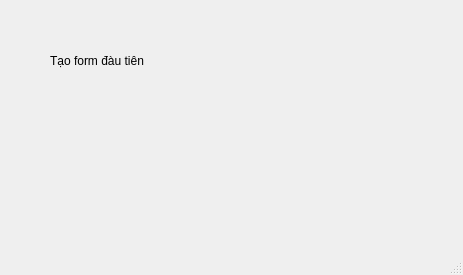
<?xml version="1.0" encoding="UTF-8"?>
<ui version="4.0">
 <class>MainWindow</class>
 <widget class="QMainWindow" name="MainWindow">
  <property name="geometry">
   <rect>
    <x>0</x>
    <y>0</y>
    <width>463</width>
    <height>275</height>
   </rect>
  </property>
  <property name="windowTitle">
   <string>MainWindow</string>
  </property>
  <widget class="QWidget" name="centralwidget">
   <widget class="QLabel" name="label">
    <property name="geometry">
     <rect>
      <x>50</x>
      <y>40</y>
      <width>381</width>
      <height>41</height>
     </rect>
    </property>
    <property name="text">
     <string>Tạo form đàu tiên</string>
    </property>
   </widget>
  </widget>
  <widget class="QMenuBar" name="menubar">
   <property name="geometry">
    <rect>
     <x>0</x>
     <y>0</y>
     <width>463</width>
     <height>22</height>
    </rect>
   </property>
  </widget>
  <widget class="QStatusBar" name="statusbar"/>
 </widget>
 <resources/>
 <connections/>
</ui>
